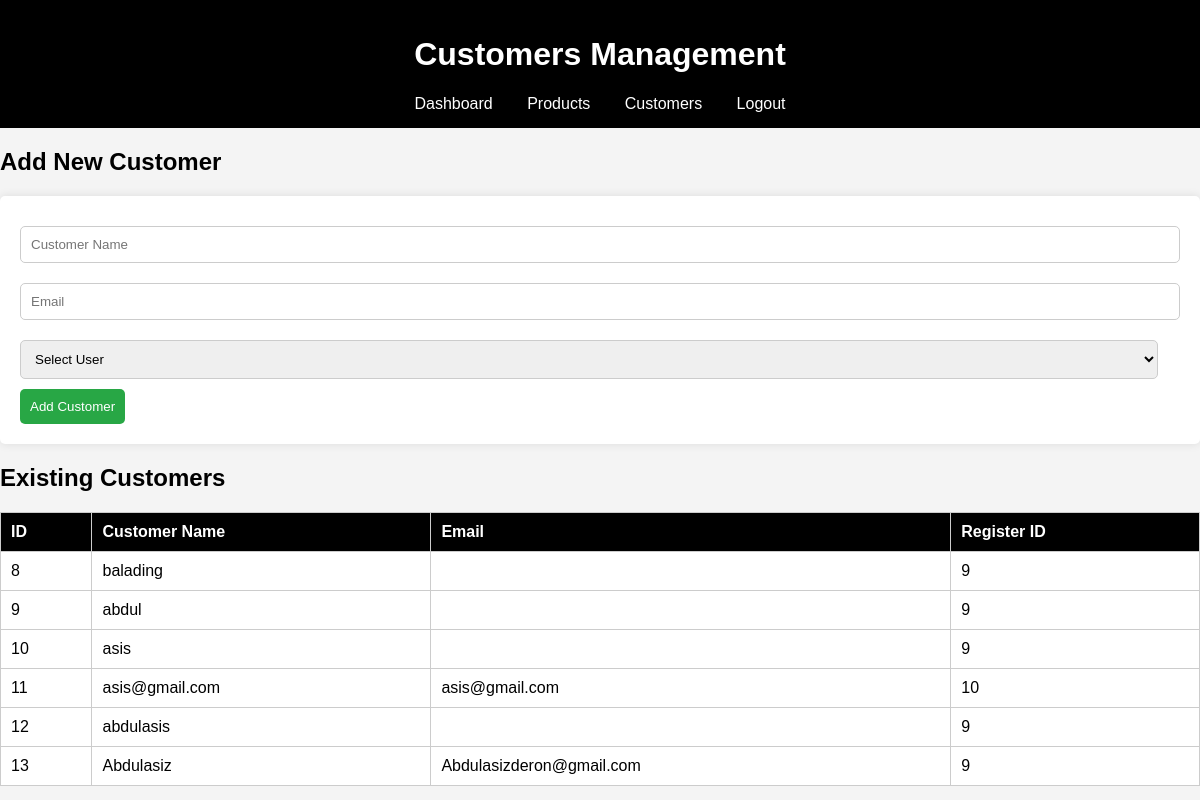
The page /customer.php (signed in) on the database its author committed.
### tables this page shows
CREATE TABLE `customers` (
  `customer_id` int(11) NOT NULL,
  `customer_name` varchar(100) NOT NULL,
  `email` varchar(100) NOT NULL,
  `created_at` timestamp NOT NULL DEFAULT current_timestamp(),
  `register_id` int(10) NOT NULL
);

### customer.php (the view, shortened to what this page needs)
<?php
include('db_connection.php');
$query = "SELECT * FROM customers";
$result = mysqli_query($conn, $query);
?>
<!DOCTYPE html>
<html>
<head>
</head>
<body>
    <header>
        <h1>Customers Management</h1>
        <nav>
            <a href="dashboard.php">Dashboard</a>
            <a href="products.php">Products</a>
            <a href="customers.php">Customers</a>
            <a class="logout" href="logout.php">Logout</a>
        </nav>
    </header>
    <main>
        <h2>Add New Customer</h2>
        <form method="POST" action="">
            <input type="text" name="customer_name" placeholder="Customer Name" >
            <input type="email" name="email" placeholder="Email" >
            <select name="register_id" required>
                <option value="">Select User</option>
            </select>
            <button type="submit">Add Customer</button>
        </form>
        <h2>Existing Customers</h2>
        <table>
            <tr>
                <th>ID</th>
                <th>Customer Name</th>
                <th>Email</th>
                <th>Register ID</th>
            </tr>
            <?php while ($row = mysqli_fetch_assoc($result)): ?>
            <tr>
                <td><?php echo htmlspecialchars($row['customer_id']); ?></td>
                <td><?php echo htmlspecialchars($row['customer_name']); ?></td>
                <td><?php echo htmlspecialchars($row['email']); ?></td>
                <td><?php echo htmlspecialchars($row['register_id']); ?></td>
            </tr>
            <?php endwhile; ?>
        </table>
    </main>
</body>
</html>

### customer.php (style rules this page uses)
body { font-family: Arial, sans-serif; background-color: #f4f4f4; margin: 0; padding: 0; }
header { background: black; color: white; padding: 15px; text-align: center; }
nav a { color: white; text-decoration: none; margin: 0 15px; }
table { width: 100%; border-collapse: collapse; margin-top: 20px; background: white; }
th, td { padding: 10px; border: 1px solid #ccc; text-align: left; }
th { background-color: black; color: white; }
form { background: white; padding: 20px; border-radius: 5px; box-shadow: 0 0 10px rgba(0, 0, 0, 0.1); }
input, select { width: calc(100% - 22px); padding: 10px; margin: 10px 0; border: 1px solid #ccc; border-radius: 5px; }
button { background: #28a745; color: white; border: none; padding: 10px; cursor: pointer; border-radius: 5px; }

### rows shown on the page
customers: customer_id "8", customer_name "balading", register "9"
customers: customer_id "9", customer_name "abdul", register "9"
customers: customer_id "10", customer_name "asis", register "9"
customers: customer_id "11", customer_name "asis@gmail.com", email "asis@gmail.com", register "10"
customers: customer_id "12", customer_name "abdulasis", register "9"
customers: customer_id "13", customer_name "Abdulasiz", email "Abdulasizderon@gmail.com", register "9"
